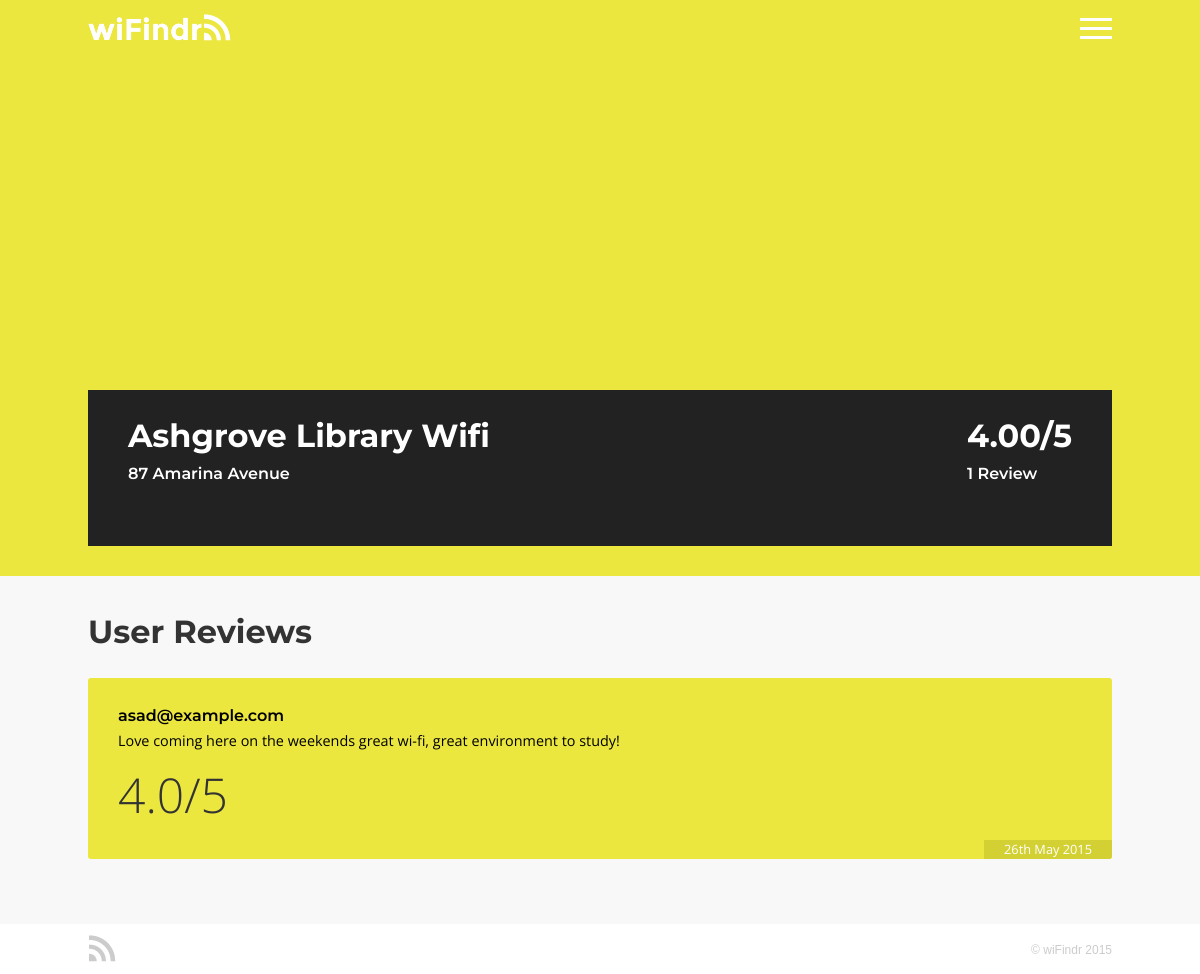
Screenshot of /hotspot.php?id=2 with the database file from the repository.
### tables this page shows
CREATE TABLE IF NOT EXISTS `hotspots` (
  `id` int(9) NOT NULL AUTO_INCREMENT,
  `name` varchar(40) DEFAULT NULL,
  `address` varchar(107) DEFAULT NULL,
  `suburb` varchar(25) DEFAULT NULL,
  `latitude` decimal(10,7) DEFAULT NULL,
  `longitude` decimal(10,7) DEFAULT NULL,
  `hotspot_rating` decimal(10,2) NOT NULL,
  PRIMARY KEY (`id`)
);

CREATE TABLE IF NOT EXISTS `reviews` (
  `rev_id` int(10) NOT NULL AUTO_INCREMENT,
  `hotspot_id` int(9) NOT NULL,
  `person_id` int(9) NOT NULL,
  `person_name` varchar(30) NOT NULL,
  `review_text` varchar(300) NOT NULL,
  `rating` decimal(10,1) NOT NULL,
  `date` datetime NOT NULL,
  PRIMARY KEY (`rev_id`)
);

### includes/hotspot.inc (called while the page is built)
<?php
$h_id = htmlspecialchars($_GET['id']);
try{
	$hotspot_data = $pdo->prepare('SELECT * FROM hotspots WHERE id=:id');
}
catch (PDOException $e){
	echo $e->getMessage();
}
$hotspot_data->bindValue(':id', $h_id);
$hotspot_data->execute();
$hotspot_data = $hotspot_data -> fetch();
try{
	$review_data = $pdo->prepare('SELECT * FROM reviews WHERE hotspot_id=:id ORDER BY date desc');
	$review_data->bindValue(':id', $h_id);
}
catch (PDOException $e){
	echo $e->getMessage();
}
$review_data->execute();
$ratings = $review_data->fetchAll(PDO::FETCH_COLUMN, 5);
$num_ratings = count($ratings);
if($num_ratings == 0){
	$avg_rating = "-";
}
else{
	$avg_rating = $hotspot_data['hotspot_rating'];
}
$review_data->execute();
?>

### hotspot.php (the view, shortened to what this page needs)
<?php
include 'dbconnect.inc';
include 'includes/hotspot.inc';
?>
<!DOCTYPE html>
<html lang="en">
	<head>
		<link rel="stylesheet" href="css/reset.css" type="text/css">
		<link rel="stylesheet" href="css/style.css" type="text/css">
		<link rel="stylesheet" href="css/animation.css" type="text/css">
		<link rel="stylesheet" href="css/mobile.css" type="text/css">
	</head>
	<body onload="loadMap(<?php echo $hotspot_data['latitude'] ?>, <?php echo $hotspot_data['longitude']?>)">
		<div id="wrapper">
			<div id="header_wrap" class="yellow_bg">
	            <div id="header" class="center">
	                <a href="index.php"><img src="images/logo/logo_white.png" class="left header-logo" alt="wiFindr"></a>
	                <a href="javascript:void(0);" id="menu_icon" class="right" onclick="menu()"><img src="images/icons/menu_icon.png" alt="Open Menu"/></a>
	            </div>
	        </div>
			<div id="content">
		        <div class="yellow_bg wrap100">
			        <div class="page center padding30">
			        	<div id="map-canvas" class="map-canvas-short"></div>
			        	<div id="hotspot_title">
			        		<div class="left">
					        	<h2><?php echo $hotspot_data['name']; ?></h2>
					        	<h3 id="hotspot_address"><?php echo $hotspot_data['address']; ?></h3>
				        	</div>
				        	<div id="rating_overview" class="right">
				        		<h2><?php echo $avg_rating; ?>/5</h2>
				        		<h3><?php
					        			if ($num_ratings == 1){
					        				echo $num_ratings," Review";
					        			}
					        			else{
					        				echo $num_ratings," Reviews";
					        			}
				        			?>
				        		 </h3>
				        	</div>
				        </div>
			        </div>
		    	</div>
		        <div class="page center padding30">
		        	<h2>User Reviews</h2>
		        	<?php
		        		foreach($review_data as $review){
		        			$format_date = date("jS M Y", strtotime($review['date']));
		        			echo "<div class='user-review'>
		        					<h3>",$review['person_name'],"</h3>
		        					<p>",$review['review_text'],"</p>
		        					<div class='user-rating'>
		        					<h2>",$review['rating'],"/5</h2>
		        					</div>
		        					<div class='timestamp'>",$format_date,"</div>
		        					</div>";
		        		}
		        	?>
		        </div>
		    </div>
		    <div id="footer_wrap">
				<div id="footer" class="page center">
					<img class="left" src="images/logo/footer_icon.png" alt="wiFindr" />
					<p id="copyright" class="right">&copy; wiFindr 2015</p>
				</div>
			</div>
		</div>
	</body>
</html>

### css/style.css (style rules this page uses)
body { background-color: #f8f8f8; overflow-x: hidden; height: 100%; }
#wrapper { min-height: 100vh; position: relative; overflow-x:hidden; }
#content { padding-bottom:70px; overflow: hidden; height: auto; }
.left { float:left; }
.right { float: right; }
.center { margin: 0 auto 0 auto; }
h2 { font-family: "Montserrat", sans-serif; font-size: 2em; font-weight: 700; color: #333; margin: 10px 0px 10px 0px; }
h3 { font-family: "Montserrat", sans-serif; font-size: 1em; font-weight: 600; }
.page { width: 1024px; position: relative; overflow: hidden; height: auto; }
.yellow_bg { background-color: rgba(235, 231, 63, 1); }
.padding30 { padding: 30px; }
.wrap100 { width: 100%; }
#header_wrap { height: 60px; width: 100%; }
#header { width: 1024px; height: 60px; }
.header-logo { margin-top: 12px; }
#menu_icon { position: relative; top: 18px; right: 0px; display: block; z-index: 10; }
#footer_wrap, #footer_scroll_wrap { width: 100%; height: 30px; padding: 10px 0px 10px 0px; background: #fff; position: absolute; bottom: 0px; }
#footer_wrap { position: absolute; bottom: 0px; left:0px; }
#copyright { margin: 10px 0px 10px 0px; font-family: sans-serif; color: #ccc; font-size: 12px; }
.map-canvas-short { height:300px; width: 100%; margin: 0; padding: 0; }
#hotspot_title { padding: 20px 40px 40px 40px; background-color: #222222; overflow: hidden; height: auto; }
#hotspot_title, #hotspot_title h2 { color: #fff; }
#hotspot_title h3 { max-width: 600px; line-height: 1.5; }
#hotspot_address { margin-bottom: 20px; }
#rating_overview { margin-left: 20px; }
.user-review:nth-of-type(1) { margin-top: 30px; }
.user-review { padding: 30px; margin: 15px 0px 15px 0px; background-color: #EBE73F; border-radius: 3px; position: relative; min-height: 76px; overflow: hidden; height: auto; }
.user-review p { margin-top: 7px; line-height: 1.4em; font-size: 0.9em; }
.user-rating { height:auto; float: left; }
.user-rating h2 { font-family: "Open Sans",sans-serif; font-weight: 100; font-size: 3em; margin-top: 20px; }
.timestamp { position: absolute; bottom: 0px; right: 0px; padding: 3px 20px 3px 20px; background-color: #D3D033; color: #fff; font-size: 0.8em; }

### css/animation.css (style rules this page uses)
#search-bar, #registration input, .result, #menu_wrap, body, #menu_wrap ul li, #menu_icon, #login, #search_again, #send_review { -webkit-transition: all 0.2s ease-in-out; -moz-transition: all 0.2s ease-in-out; -o-transition: all 0.2s ease-in-out; transition: all 0.2s ease-in-out; }

### rows the page displays
hotspots: name "Ashgrove Library Wifi", address "87 Amarina Avenue", hotspot_rating "4.00"
reviews: person_name "asad@example.com", review_text "Love coming here on the weekends great wi-fi, great environment to study!", rating "4.0", date "26th May 2015"

### other values shown
$num_ratings "1"
